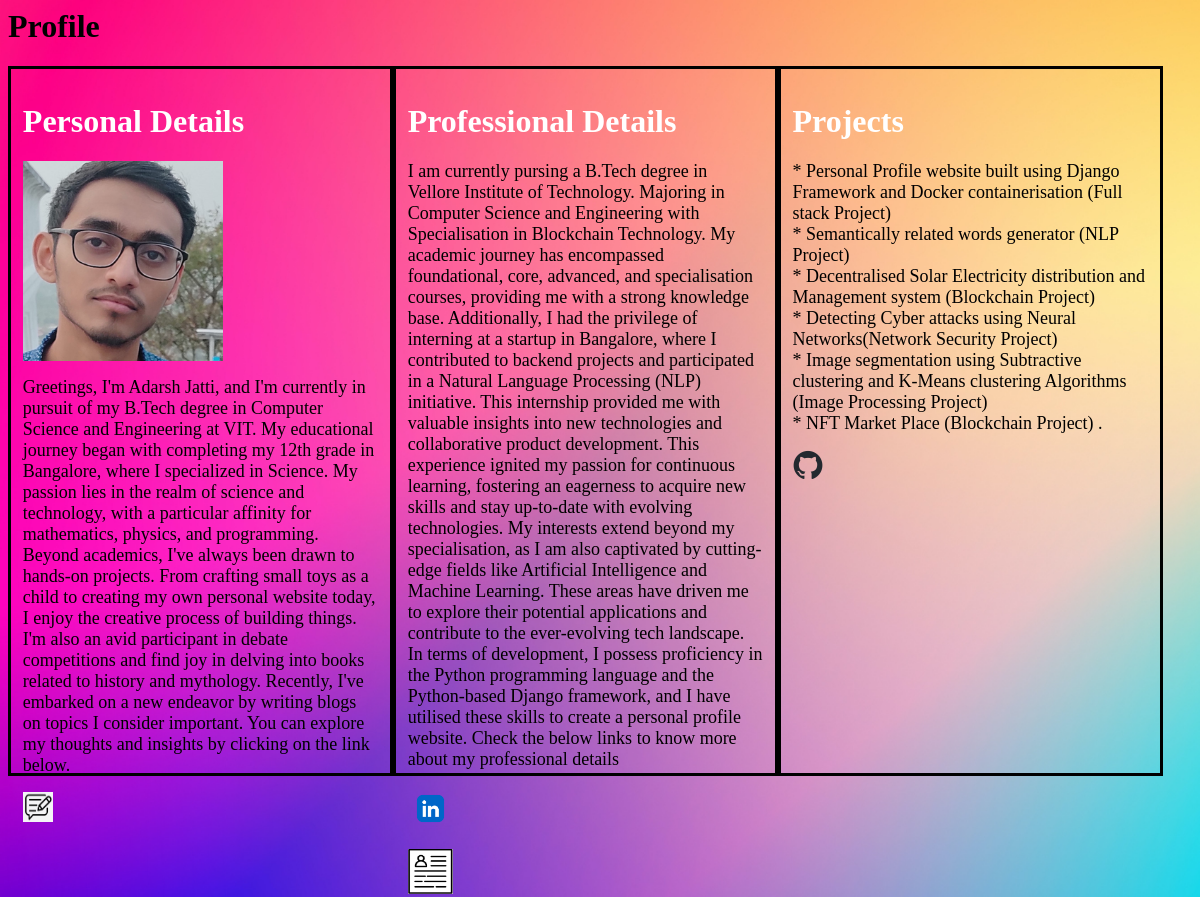
Screenshot of /app1/index with the database file from the repository.
### app1/models.py (models this page shows, shortened)
class personal_information(models.Model):
    content = models.TextField(max_length=2000)

class profesional_details(models.Model):
    details=models.TextField(max_length=2000)

class Projects(models.Model):
    projects_name=models.TextField(max_length=2000)

### app1/views.py (the view)
# urls.py: path('index', views.index_page),
def index_page(request):
    tasks = personal_information.objects.all()
    tasks2 = profesional_details.objects.all()
    tasks3 = Projects.objects.all()
    return render(request, 'index.html', {'tasks': tasks,'tasks2':tasks2,'tasks3':tasks3})

### templates/index.html (shortened to what this page needs)
<html>
<head>
        {% load static %}
</head>
<body>
    <h1> Profile </h1>
	<div class="leftdiv">
		<h1>Personal Details</h1>
        <img src="{% static 'WhatsApp Image 2023-07-11 at 12.50.27 PM.jpeg' %} "width="200" height="200">
        <p>
            {% for task in tasks %}
            <p1>{{ task.content }}</p1>
			<br>
            {% endfor %}
        </p>
		<a href="http://127.0.0.1:8000/blogApp/blog">
        	<img src="{% static 'imge6_d.jpg' %} "width="30" height="30">
    	</a>
	</div>
	<div class="middlediv">
		<h1>Professional Details</h1>
		<p>
			{% for task2 in tasks2 %}
		<p1>{{ task2.details }}</p1>
			<br>
            {% endfor %}
		</p>
		<a href="https://www.linkedin.com/in/adarsh-jatti-5b9333200/">
        	<img src="{% static 'linkedin.png' %} "width="45" height="45">
    	</a>
		<br>
		<br>
		<a href="https://drive.google.com/file/d/1MluV9AGh9cuKsjLW1vQYgpxs3St5m1jS/view?usp=drive_link">
        	<img src="{% static 'icon_R.jpeg' %} "width="45" height="45">
    	</a>
	</div>
	<div class="rightdiv">
		<h1>Projects</h1>
		<p>
			{% for task3 in tasks3 %}
            <p1>{{ task3.projects_name }}</p1>
			<br>
            {% endfor %}
		</p>
        <a href="https://github.com/AdarshJatti1947">
        	<img src="{% static 'github-mark.png' %} "width="30" height="30">
    	</a>
		<br>
		<br>
	</div>
</body>
</html>

### rows the page displays
personal_information: content "Greetings, I'm Adarsh Jatti, and I'm currently in pursuit of my B.Tech degree in Computer Science and Engineering at VIT. My educational journey began with completing my 12th grade in Bangalore, where I specialized in Science. My passion lies in the realm of science and technology, with a particular affinity for mathematics, physics, and programming. Beyond academics, I've always been drawn to hands-on projects. From crafting small toys as a child to creating my own personal website today, I enjoy the creative process of building things. I'm also an avid participant in debate competitions and find joy in delving into books related to history and mythology. Recently, I've embarked on a new…"
profesional_details: details "I am currently pursing a B.Tech degree in Vellore Institute of Technology. Majoring in Computer Science and Engineering with Specialisation in Blockchain Technology. My academic journey has encompassed foundational, core, advanced, and specialisation courses, providing me with a strong knowledge base. Additionally, I had the privilege of interning at a startup in Bangalore, where I contributed to backend projects and participated in a Natural Language Processing (NLP) initiative. This internship provided me with valuable insights into new technologies and collaborative product development. This experience ignited my passion for continuous learning, fostering an eagerness to acquire new…"
Projects: projects_name "* Personal Profile website built using Django Framework and Docker containerisation (Full stack Project)"
Projects: projects_name "* Semantically related words generator (NLP Project)"
Projects: projects_name "* Decentralised Solar Electricity distribution and Management system (Blockchain Project)"
Projects: projects_name "* Detecting Cyber attacks using Neural Networks(Network Security Project)"
Projects: projects_name "* Image segmentation using Subtractive clustering and K-Means clustering Algorithms (Image Processing Project)"
Projects: projects_name "* NFT Market Place (Blockchain Project) ."
